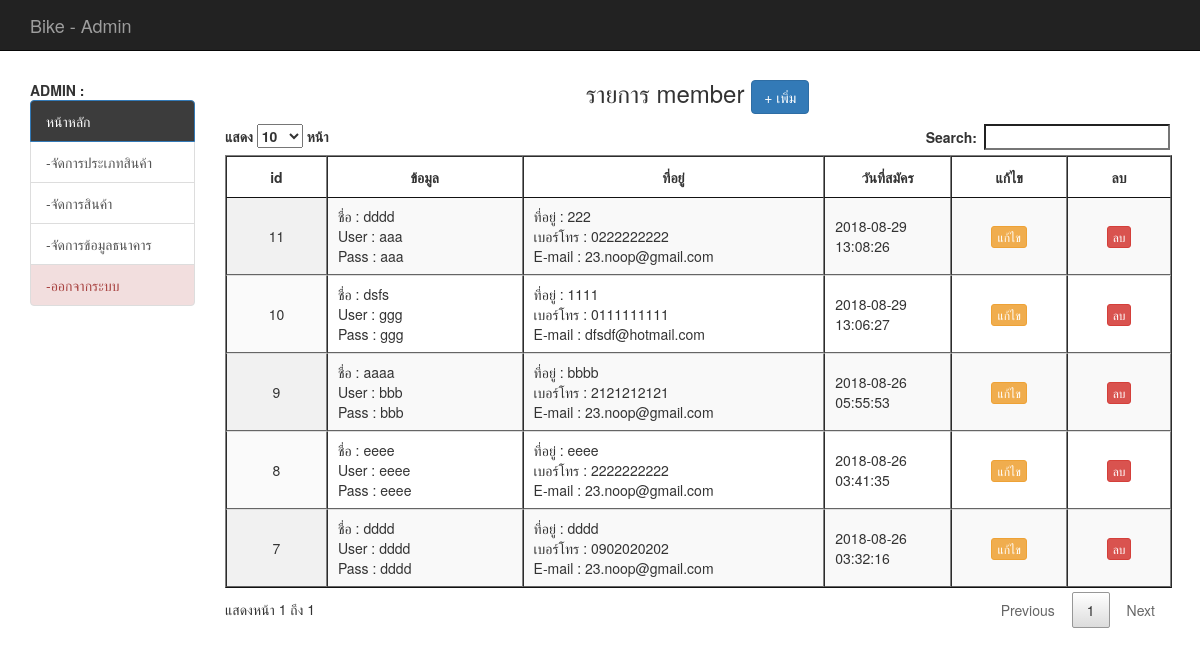
The page /backend/list_member.php (signed in) on the database as committed earlier.
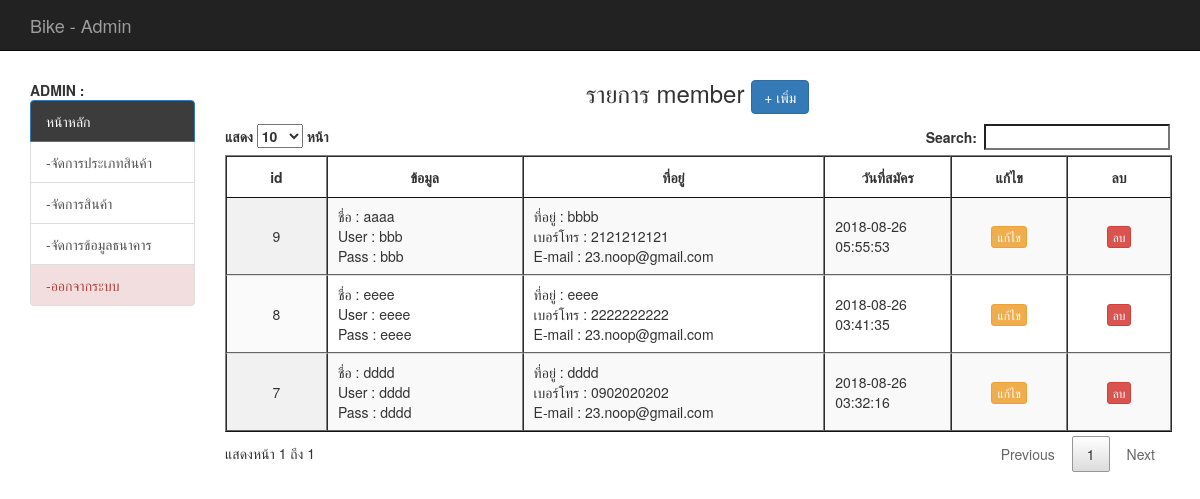
The same page on the database as committed later.
### tables this page shows
CREATE TABLE `tbl_member` (
  `mem_id` int(11) NOT NULL,
  `mem_name` varchar(50) NOT NULL,
  `mem_address` varchar(255) NOT NULL,
  `mem_tel` varchar(10) NOT NULL,
  `mem_username` varchar(20) NOT NULL,
  `mem_password` varchar(20) NOT NULL,
  `mem_email` varchar(20) NOT NULL,
  `status` varchar(5) NOT NULL,
  `sid` varchar(32) NOT NULL,
  `active` varchar(3) NOT NULL,
  `dateinsert` timestamp NOT NULL DEFAULT CURRENT_TIMESTAMP
);

### backend/mm.php (called while the page is built, shortened)
<?php require_once('../Connections/condb.php'); ?>
<?php
$colname_mm = "-1";
if (isset($_SESSION['MM_Username'])) {
  $colname_mm = $_SESSION['MM_Username'];
}
$query_mm = sprintf("SELECT * FROM tbl_admin WHERE admin_user = %s", GetSQLValueString($colname_mm, "text"));
$mm = mysql_query($query_mm, $condb) or die(mysql_error());
$row_mm = mysql_fetch_assoc($mm);
?>

### backend/list_member.php (the view, shortened to what this page needs)
<?php require_once('../Connections/condb.php'); ?>
<?php
if (!function_exists("GetSQLValueString")) {
function GetSQLValueString($theValue, $theType, $theDefinedValue = "", $theNotDefinedValue = "")
{
  $theValue = function_exists("mysql_real_escape_string") ? mysql_real_escape_string($theValue) : mysql_escape_string($theValue);
  switch ($theType) {
    case "text":
      $theValue = ($theValue != "") ? "'" . $theValue . "'" : "NULL";
      break;
  }
  return $theValue;
}
}
$query_mem = "SELECT * FROM tbl_member ORDER BY mem_id ASC";
$mem = mysql_query($query_mem, $condb) or die(mysql_error());
$row_mem = mysql_fetch_assoc($mem);
?>
<!DOCTYPE html>
<html lang="en">
  <head>
	<?php include('h.php');?>
    <?php include('datatable.php');?>
  </head>
  <body>
  <div class="container">
  <div class="row">
         <?php include('banner.php');?>
   </div>
  	<div class="row">
    	<div class="col-md-2">
        <br>
        <?php include('menu.php');?>
      </div>
        <div class="col-md-10">
        <h3 align="center"> รายการ member  <a href="add_mem.php" class="btn btn-primary"> + เพิ่ม </a> </h3>
          <table id="example" class="display" cellspacing="0" border="1">
		<thead>
            <tr align="center">
              <th width="5%">id</th>
              <th width="10%">ข้อมูล</th>
              <th width="15%">ที่อยู่</th>
              <th width="5%">วันที่สมัคร</th>
              <th width="5%">แก้ไข </th>
              <th width="5%">ลบ</th>
            </tr>
        </thead>
            <?php do { ?>
              <tr>
                <td align="center"><?php echo $row_mem['mem_id']; ?></td>
                <td><?php echo "ชื่อ : ",$row_mem['mem_name']; ?><br />
                <?php echo "User : ",$row_mem['mem_username']; ?><br />
                <?php echo "Pass : ",$row_mem['mem_password']; ?></td>
                <td><?php echo "ที่อยู่ : " ,$row_mem['mem_address']; ?><br />
                  <?php echo "เบอร์โทร : " ,$row_mem['mem_tel']; ?><br />
                  <?php echo "E-mail : " ,$row_mem['mem_email']; ?>
                </td>
                <td><?php echo $row_mem['dateinsert']; ?></td>
                <td><center> <a href="edit_mem.php?mem_id=<?php echo $row_mem['mem_id'];?>" class="btn btn-warning btn-xs"> แก้ไข </a> </center> </td>
                <td><center> <a href="del_mem.php?mem_id=<?php echo $row_mem['mem_id'];?>" onClick="return confirm('ยืนยันการลบ');" class="btn btn-danger btn-xs"> ลบ </a> </center> </td>
              </tr>
              <?php } while ($row_mem = mysql_fetch_assoc($mem)); ?>
          </table>
        </div>
    </div>
 </div>
  </body>
</html>

### backend/h.php (shortened to what this page needs)
<link href="../css/bootstrap.min.css" rel="stylesheet">
<link href="../css/style.css" rel="stylesheet">

### backend/datatable.php (shortened to what this page needs)
<link rel="stylesheet" type="text/css" href="../dt/jquery.dataTables.min.css">

### backend/banner.php
<nav class="navbar navbar-inverse navbar-fixed-top">
  <div class="container">
    <a class="navbar-brand" href="#">Bike - Admin</a>
  </div>
</nav>
<br>
<br>
<br>

### backend/menu.php
<?php include('mm.php');?>
<b>  ADMIN : <?php echo $row_mm['admin_name'];?></b>
<br />
<div class="list-group">
	<a href="index.php" class="list-group-item active"  style="background-color: #3c3c3c">หน้าหลัก</a>
	<?php
	if ($row_mm['admin_status'] == 'admin') { ?>
		<a href="list_admin.php" class="list-group-item">-จัดการผู้ดูแลระบบ</a>
		<a href="list_member.php" class="list-group-item">-จัดการสมาชิค</a>
		<a href="list_product_type.php" class="list-group-item">-จัดการประเภทสินค้า</a>
		<a href="list_product.php" class="list-group-item">-จัดการสินค้า</a>
		<a href="list_bank.php" class="list-group-item">-จัดการข้อมูลธนาคาร</a>
		<a href="../logout.php" class="list-group-item list-group-item-danger">-ออกจากระบบ</a>
	<?php } else { ?>
	<a href="list_product_type.php" class="list-group-item">-จัดการประเภทสินค้า</a>
		<a href="list_product.php" class="list-group-item">-จัดการสินค้า</a>
		<a href="list_bank.php" class="list-group-item">-จัดการข้อมูลธนาคาร</a>
		<a href="../logout.php" class="list-group-item list-group-item-danger">-ออกจากระบบ</a>
<?php } ?>
</div>

### css/style.css (style rules this page uses)
th { text-align:center; }

Rows that differ between the two databases and show on the page:
removed tbl_member: mem_id "10", mem_name "dsfs", mem_username "ggg", mem_password "ggg", mem_address "1111", mem_tel "0111111111", mem_email "dfsdf@hotmail.com", dateinsert "2018-08-29 13:06:27"
removed tbl_member: mem_id "11", mem_name "dddd", mem_username "aaa", mem_password "aaa", mem_address "222", mem_tel "0222222222", mem_email "23.noop@gmail.com", dateinsert "2018-08-29 13:08:26"
